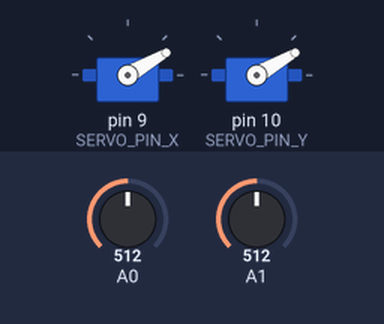
Bench run of a sketch on a simulated Arduino Uno, built with avr-gcc and run on an emulated ATmega328P. Parts: 2 × servo. The inputs (shaded band) are chosen by the test bench; at power-on: A0 = 512, A1 = 512.

Above: at 6.2 s.
6.3 s: A0 set to 716
At 7.5 s:
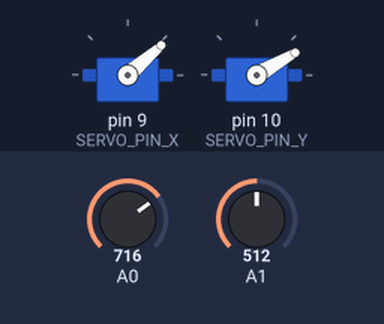
7.8 s: A1 set to 716
At 8.8 s:
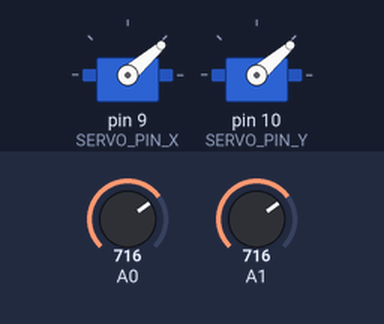
9.3 s: A0 set to 511
At 9.9 s:
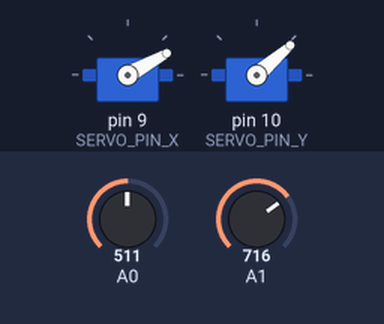
10.8 s: A1 set to 1023
At 12.0 s:
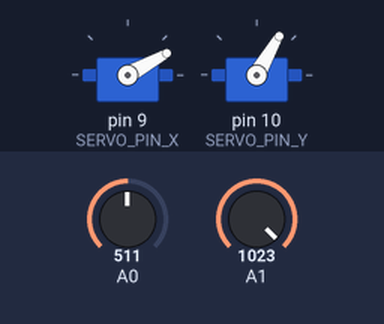
12.3 s: A0 set to 306
At 13.4 s:
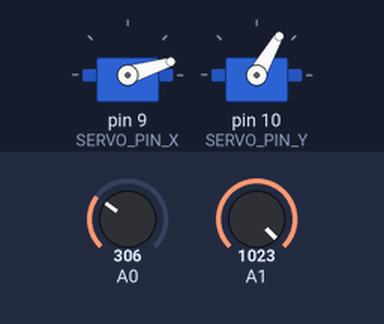
13.8 s: A1 set to 900
At 14.5 s:
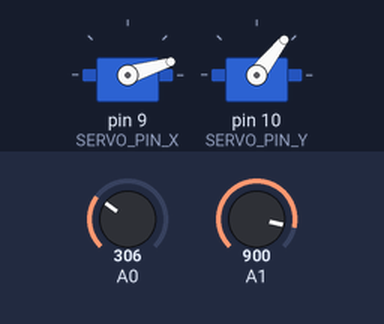
Timing chart, 0 to 16.3 s (numbered marks = the images above; inputs shaded):
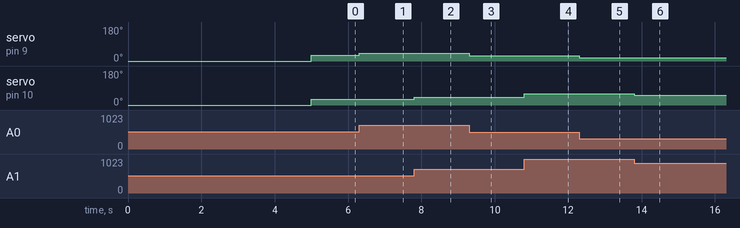

The sketch:

joystick_servo1.ino
```cpp
#include <Servo.h>

#define SERVO_PIN_X 9
#define SERVO_PIN_Y 10
#define LIGHT_PIN 3

Servo servo_x;
Servo servo_y;

void setup()
{
  servo_x.attach(SERVO_PIN_X);
  servo_y.attach(SERVO_PIN_Y);

  servo_x.write(0); //move to default position
  servo_y.write(0);
  delay(5000);
}

void loop()
{
  int msg_x = analogRead(A0);
  int msg_y = analogRead(A1);
  msg_x = map(msg_x,0,1023,0,60);
  msg_y = map(msg_y,0,1023,0,60);
  servo_x.write(msg_x);
  servo_y.write(msg_y);


  delay(1);
}
```

Measured:
- after the input at 6.3 s, servo on pin 9 (SERVO_PIN_X): 30° → 41° at once
- after the input at 7.8 s, servo on pin 10 (SERVO_PIN_Y): 30° → 41° at once
- after the input at 9.3 s, servo on pin 9 (SERVO_PIN_X): 41° → 29° at once
- after the input at 10.8 s, servo on pin 10 (SERVO_PIN_Y): 41° → 60° at once
- after the input at 12.3 s, servo on pin 9 (SERVO_PIN_X): 29° → 17° at once
- after the input at 13.8 s, servo on pin 10 (SERVO_PIN_Y): 60° → 52° at once
